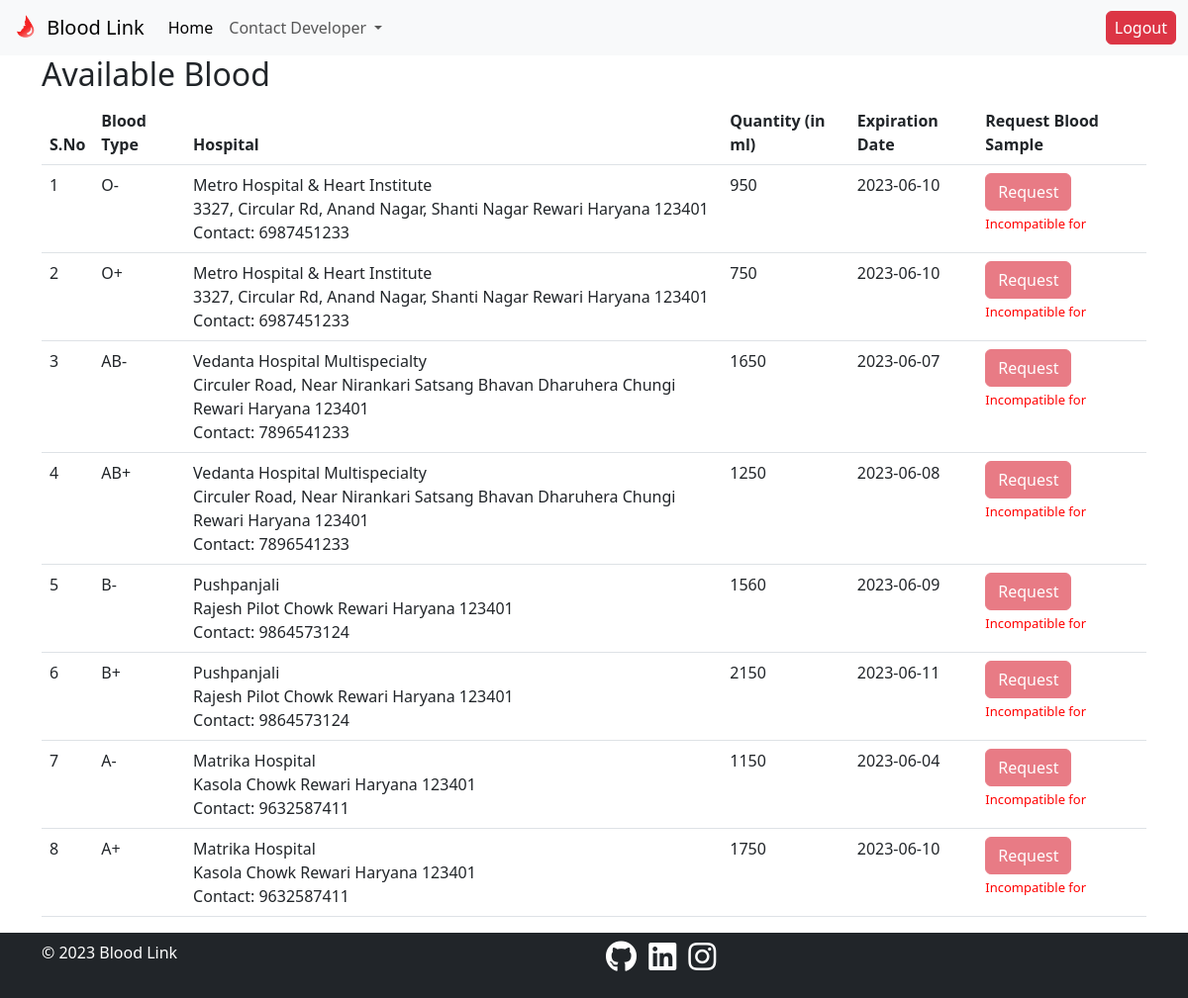
/receiver.php (signed in), run on the app's committed database.
### tables this page shows
CREATE TABLE `bloodinfo` (
  `blood_info_id` int(11) NOT NULL,
  `hospital_id` int(11) DEFAULT NULL,
  `blood_type` varchar(10) DEFAULT NULL,
  `quantity` int(11) DEFAULT NULL,
  `expiration_date` date DEFAULT NULL
);

CREATE TABLE `hospital` (
  `hospital_id` int(11) NOT NULL,
  `user_id` int(11) DEFAULT NULL,
  `hospital_name` varchar(255) DEFAULT NULL,
  `address` varchar(255) DEFAULT NULL,
  `city` varchar(255) DEFAULT NULL,
  `state` varchar(255) DEFAULT NULL,
  `zip_code` varchar(255) DEFAULT NULL,
  `phone_number` varchar(255) DEFAULT NULL
);

### receiver.php (the view, shortened to what this page needs)
<!DOCTYPE html>
<html lang="en">
<head>
    <link rel="stylesheet" href="https://cdnjs.cloudflare.com/ajax/libs/font-awesome/5.15.3/css/all.min.css">
    <link rel="stylesheet" href="https://cdn.jsdelivr.net/npm/bootstrap@5.3.0-alpha3/dist/css/bootstrap.min.css">
  </head>
  <body>
  <nav class="navbar navbar-expand-lg bg-body-tertiary ">
          <div class="container-fluid">
              <a class="navbar-brand" href="#">
                  <img src="logo.png" alt="Logo" width="30" height="24" class="d-inline-block align-text-top">
                  Blood Link</a>
              <div class="collapse navbar-collapse" id="navbarSupportedContent">
                  <ul class="navbar-nav me-auto mb-2 mb-lg-0">
                      <li class="nav-item">
                          <a class="nav-link active" aria-current="page" href="#">Home</a>
                      </li>
                      <li class="nav-item dropdown">
                          <a class="nav-link dropdown-toggle" href="#" role="button" data-bs-toggle="dropdown"
                              aria-expanded="false">
                              Contact Developer
                          </a>
                      </li>
                  </ul>
                  <form method = "get" action=''>
                  <button type="submit" name="logout" class="btn btn-danger px-2 py-1">
                    Logout
                  </button>
                  </form>
              </div>
          </div>
      </nav>
<?php
  $compatibility = [
    "A+" => ["A+","O+","A-","O-"],
    "O+" => ["O+","O-"],
    "B+" => ["B+","O+","B-","O-"],
    "AB+" => ["A+","B+","AB+","O+","A-","B-","AB-","O-"],
    "A-" => ["A-","O-"],
    "O-" => ["O-"],
    "B-" => ["B-","O-"],
    "AB-" => ["A-","B-","AB-","O-"],
  ];
  require("connect.php");
  $user_id = $_SESSION["user_id"];
  $sql = "SELECT receiver_id,blood_group FROM receiver WHERE user_id= $user_id;";
  $data = $conn->query($sql)->fetch_assoc();
  $receiver_id = $data['receiver_id'];
  $receiver_blood_group = $data['blood_group'];
?>
<div class="container">
<h2>Available Blood</h2>
<?php
$sql = "SELECT * FROM bloodinfo ORDER BY blood_info_id DESC";
$result = $conn->query($sql);
if ($result->num_rows > 0) {
    echo "<table class='table'>";
    echo "<thead><tr><th>S.No</th><th>Blood Type</th><th>Hospital</th><th>Quantity (in ml)</th><th>Expiration Date</th><th>Request Blood Sample</th></tr></thead>";
    $i=1;
    while($row = $result->fetch_assoc()) {
        $hospital_query = "SELECT * FROM hospital WHERE hospital_id = {$row['hospital_id']};";
        $hospital_details = $conn->query($hospital_query)->fetch_assoc();
        echo "<tr>";
        echo "<td>" .$i. "</td>";
        echo "<td>" . $row["blood_type"] . "</td>";
        echo <<<details
        <td>{$hospital_details['hospital_name']}<br>{$hospital_details['address']} {$hospital_details['city']} {$hospital_details['state']} {$hospital_details['zip_code']}<br>Contact: {$hospital_details['phone_number']}</td>
details;
        echo "<td>" . $row["quantity"] . "</td>";
        echo "<td>" . $row["expiration_date"] . "</td>";
        if( in_array($row["blood_type"],$compatibility[$receiver_blood_group])){
            $request_query = "SELECT receiver_id,blood_info_id FROM request WHERE receiver_id = $receiver_id;";
            $request_query_result = $conn->query($request_query);
            if($request_query_result->num_rows > 0){
                $flag = 0;
                while($request_details = $request_query_result->fetch_assoc()){
                    if($row['blood_info_id'] == $request_details['blood_info_id']){
                        $flag =1;
                    }
                }
                if($flag == 0){
                    echo "<td><form action='' method='POST'><button class='btn btn-danger' type='submit' name='request'>Request</button><input type='hidden' value={$row['blood_info_id']} name='bloodId' ></form></td>";
                }
                else{
                    echo "<td><button class='btn btn-warning' disabled>Requested</button></td>";
                }
            }
            else{
                echo "<td><form action='' method='POST'><button class='btn btn-danger' type='submit' name='request'>Request</button><input type='hidden' value={$row['blood_info_id']} name='bloodId' ></form></td>";
            }
        }
        else{
            echo "<td><button class='btn btn-danger' disabled>Request</button><br><span style='color: red; font-size: small;'>Incompatible for $receiver_blood_group</span></td>";
        }
        echo "</tr>";
        $i++;
    }
    echo "</table>";
} else {
    echo "No blood samples available.";
}
?>
</div>
<footer class="bg-dark text-white py-2">
        <div class="container ">
            <div class="row">
                <div class="col-md-6">
                    <p>&copy; 2023 Blood Link</p>
                </div>
                <div class="col-md-6">
                    <ul class="list-inline">
                        <li class="list-inline-item">
                            <a href="https://github.com/Ihimanshusangwan" class="text-white" target="blank"><i
                                    class="fab fa-github fa-2x"></i></a>
                        </li>
                        <li class="list-inline-item">
                            <a href="https://in.linkedin.com/in/himanshu-sangwan-44b930224" class="text-white" target="blank"><i
                                    class="fab fa-linkedin fa-2x"></i></a>
                        </li>
                        <li class="list-inline-item">
                            <a href="https://www.instagram.com/ihimanshusangwan/" class="text-white" target="blank"><i
                                    class="fab fa-instagram fa-2x"></i></a>
                        </li>
                    </ul>
                </div>
            </div>
        </div>
    </footer>
</body>
</html>

### data on the page
bloodinfo: blood_type "O-", hospital.hospital_name "Metro Hospital & Heart Institute", hospital.address "3327, Circular Rd, Anand Nagar, Shanti Nagar", hospital.city "Rewari", hospital.state "Haryana", hospital.zip_code "123401", hospital.phone_number "6987451233", quantity "950", expiration_date "2023-06-10"
bloodinfo: blood_type "O+", hospital.hospital_name "Metro Hospital & Heart Institute", hospital.address "3327, Circular Rd, Anand Nagar, Shanti Nagar", hospital.city "Rewari", hospital.state "Haryana", hospital.zip_code "123401", hospital.phone_number "6987451233", quantity "750", expiration_date "2023-06-10"
bloodinfo: blood_type "AB-", hospital.hospital_name "Vedanta Hospital Multispecialty", hospital.address "Circuler Road, Near Nirankari Satsang Bhavan Dharuhera Chungi", hospital.city "Rewari", hospital.state "Haryana", hospital.zip_code "123401", hospital.phone_number "7896541233", quantity "1650", expiration_date "2023-06-07"
bloodinfo: blood_type "AB+", hospital.hospital_name "Vedanta Hospital Multispecialty", hospital.address "Circuler Road, Near Nirankari Satsang Bhavan Dharuhera Chungi", hospital.city "Rewari", hospital.state "Haryana", hospital.zip_code "123401", hospital.phone_number "7896541233", quantity "1250", expiration_date "2023-06-08"
bloodinfo: blood_type "B-", hospital.hospital_name "Pushpanjali", hospital.address "Rajesh Pilot Chowk", hospital.city "Rewari", hospital.state "Haryana", hospital.zip_code "123401", hospital.phone_number "9864573124", quantity "1560", expiration_date "2023-06-09"
bloodinfo: blood_type "B+", hospital.hospital_name "Pushpanjali", hospital.address "Rajesh Pilot Chowk", hospital.city "Rewari", hospital.state "Haryana", hospital.zip_code "123401", hospital.phone_number "9864573124", quantity "2150", expiration_date "2023-06-11"
bloodinfo: blood_type "A-", hospital.hospital_name "Matrika Hospital", hospital.address "Kasola Chowk", hospital.city "Rewari", hospital.state "Haryana", hospital.zip_code "123401", hospital.phone_number "9632587411", quantity "1150", expiration_date "2023-06-04"
bloodinfo: blood_type "A+", hospital.hospital_name "Matrika Hospital", hospital.address "Kasola Chowk", hospital.city "Rewari", hospital.state "Haryana", hospital.zip_code "123401", hospital.phone_number "9632587411", quantity "1750", expiration_date "2023-06-10"
